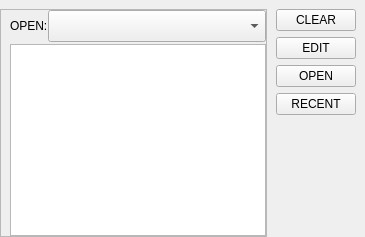
            <widget class="QWidget" name="tab_5">
             <attribute name="title">
              <string>GCODE</string>
             </attribute>
             <layout class="QHBoxLayout" name="horizontalLayout_17">
              <property name="spacing">
               <number>0</number>
              </property>
              <property name="leftMargin">
               <number>0</number>
              </property>
              <property name="topMargin">
               <number>9</number>
              </property>
              <property name="rightMargin">
               <number>0</number>
              </property>
              <property name="bottomMargin">
               <number>0</number>
              </property>
              <item>
               <widget class="QFrame" name="file_frame">
                <property name="frameShape">
                 <enum>QFrame::StyledPanel</enum>
                </property>
                <property name="frameShadow">
                 <enum>QFrame::Raised</enum>
                </property>
                <property name="styleClass" stdset="0">
                 <string>comboFrame</string>
                </property>
                <layout class="QVBoxLayout" name="verticalLayout_8">
                 <property name="spacing">
                  <number>2</number>
                 </property>
                 <property name="leftMargin">
                  <number>9</number>
                 </property>
                 <property name="topMargin">
                  <number>0</number>
                 </property>
                 <property name="rightMargin">
                  <number>0</number>
                 </property>
                 <property name="bottomMargin">
                  <number>0</number>
                 </property>
                 <item>
                  <layout class="QHBoxLayout" name="horizontalLayout_6">
                   <property name="spacing">
                    <number>0</number>
                   </property>
                   <item>
                    <widget class="QLabel" name="label_7">
                     <property name="sizePolicy">
                      <sizepolicy hsizetype="Minimum" vsizetype="Preferred">
                       <horstretch>0</horstretch>
                       <verstretch>0</verstretch>
                      </sizepolicy>
                     </property>
                     <property name="text">
                      <string>OPEN:</string>
                     </property>
                     <property name="styleClass" stdset="0">
                      <string>comboFrame</string>
                     </property>
                    </widget>
                   </item>
                   <item>
                    <widget class="RecentFileComboBox" name="recentfilecombobox_2">
                     <property name="sizePolicy">
                      <sizepolicy hsizetype="MinimumExpanding" vsizetype="Fixed">
                       <horstretch>0</horstretch>
                       <verstretch>0</verstretch>
                      </sizepolicy>
                     </property>
                     <property name="minimumSize">
                      <size>
                       <width>106</width>
                       <height>32</height>
                      </size>
                     </property>
                    </widget>
                   </item>
                  </layout>
                 </item>
                 <item>
                  <widget class="GcodeTextEdit" name="gcodetextedit_3">
                   <property name="currentLineBackground" stdset="0">
                    <color>
                     <red>40</red>
                     <green>40</green>
                     <blue>28</blue>
                    </color>
                   </property>
                   <property name="marginBackground" stdset="0">
                    <color>
                     <red>22</red>
                     <green>22</green>
                     <blue>14</blue>
                    </color>
                   </property>
                   <property name="marginCurrentLineBackground" stdset="0">
                    <color>
                     <red>33</red>
                     <green>33</green>
                     <blue>24</blue>
                    </color>
                   </property>
                  </widget>
                 </item>
                </layout>
               </widget>
              </item>
              <item>
               <widget class="QWidget" name="widget_12" native="true">
                <property name="minimumSize">
                 <size>
                  <width>20</width>
                  <height>20</height>
                 </size>
                </property>
                <layout class="QVBoxLayout" name="verticalLayout_20">
                 <property name="topMargin">
                  <number>0</number>
                 </property>
                 <item>
                  <widget class="ActionButton" name="actionbutton_3">
                   <property name="text">
                    <string>CLEAR</string>
                   </property>
                  </widget>
                 </item>
                 <item>
                  <widget class="ActionButton" name="actionbutton_2">
                   <property name="text">
                    <string>EDIT</string>
                   </property>
                  </widget>
                 </item>
                 <item>
                  <widget class="DialogButton" name="btn_open_dialog">
                   <property name="text">
                    <string>OPEN</string>
                   </property>
                   <property name="dialogName" stdset="0">
                    <string>open_file</string>
                   </property>
                  </widget>
                 </item>
                 <item>
                  <widget class="DialogButton" name="dialogbutton_2">
                   <property name="text">
                    <string>RECENT</string>
                   </property>
                   <property name="dialogName" stdset="0">
                    <string>recent_files</string>
                   </property>
                  </widget>
                 </item>
                 <item>
                  <spacer name="verticalSpacer">
                   <property name="orientation">
                    <enum>Qt::Vertical</enum>
                   </property>
                   <property name="sizeHint" stdset="0">
                    <size>
                     <width>20</width>
                     <height>40</height>
                    </size>
                   </property>
                  </spacer>
                 </item>
                </layout>
               </widget>
              </item>
             </layout>
            </widget>
